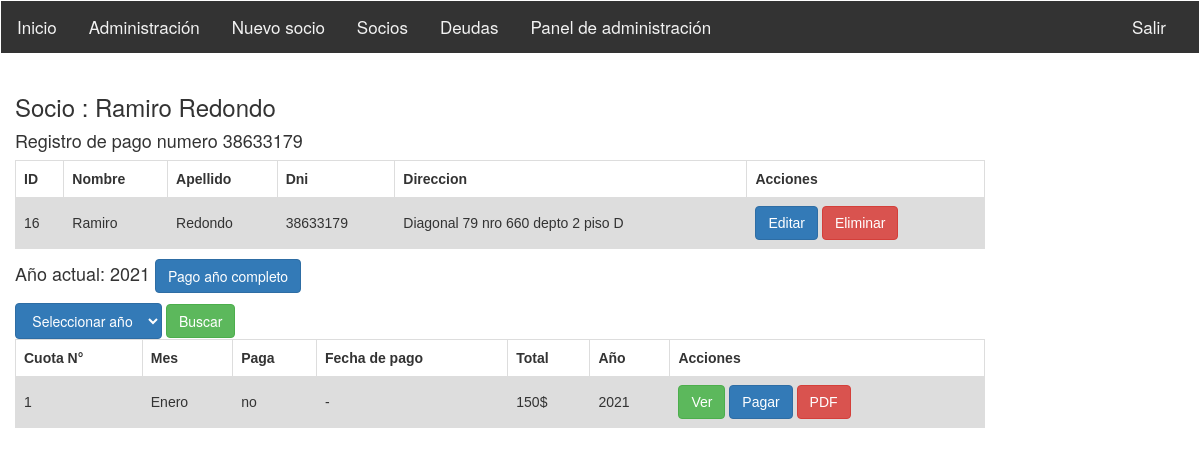
Screenshot of /sistemasocioscap/socio_detail/16/ (signed in) with the database file from the repository.
### sistemasocioscap/models.py (models this page shows)
class Socio (models.Model):
	dni = models.IntegerField ()
	nombre = models.CharField(max_length= 200)
	apellido = models.CharField (max_length = 200)
	fecha_nacimiento = models.DateField(null = True, blank=True)
	nrosocio = models.IntegerField(null = True, blank=True)
	direccion = models.CharField (max_length = 200)
	mail = models.EmailField(max_length=254, null=True)
	cbu = models.IntegerField (null=True)
	dar_baja = models.CharField(max_length=32,choices=[('si', 'Si'),('no', 'No')],null = True, blank=True)
	registro = models.OneToOneField(RegistroPagos, on_delete=models.SET_NULL, null = True, blank=True)
	cobrador = models.ForeignKey(Cobrador, on_delete=models.SET_NULL, null = True, blank=True)
  	def get_absolute_url(self):
    		return reverse ('socio-detail', args=[str(self.id)])

class RegistroPagos (models.Model):
	numeroregistro = models.CharField (max_length = 200, null=True, blank=True)
	def __str__(self):
    		return "Registro de pago"
  	def get_absolute_url(self):
    		return reverse ('RegistroPagos-detail', args=[str(self.id)])

class Cuota(models.Model):
	"""docstring for Cuota"""
	nrocuota = models.CharField (max_length = 200)
	mes = models.CharField (max_length = 200, null=True, blank=True)
	pago = models.CharField(max_length=32,choices=[('si', 'Si'),('no', 'No')], default="",null = True, blank=True)
	fecha_pago = models.DateField(null=True, blank=True)
	total = models.IntegerField (null=True)
	aniocuota = models.CharField (max_length = 200,null=True, blank=True)
	registro = models.ForeignKey('RegistroPagos', on_delete=models.SET_NULL, null=True, blank=True)
	socio = models.ForeignKey('Socio', on_delete=models.SET_NULL, null=True, blank=True)
	def __str__(self):
    		return self.nrocuota
  	def get_absolute_url(self):
    		return reverse ('cuota-detail', args=[str(self.id)])

### sistemasocioscap/views.py (the view)
# urls.py: url(r'^socio_detail/(?P<id_socio>\d+)/$', login_required(views.socio_detail), name='socio_detail'),
def socio_detail(request, id_socio):
    now = datetime.now()
    current_year = now.year
    socio = Socio.objects.get(id= id_socio)
    cuotas = Cuota.objects.filter(registro = socio.registro,aniocuota = current_year)
    anios = Anio.objects.all()
    queryset = request.GET.get("select_year")
    if queryset:
        cuots = Cuota.objects.filter(aniocuota__icontains = queryset, socio= socio)
        cuotas = cuots.extra( select={'nrocuota': 'CAST(nrocuota AS INTEGER)'}).order_by('nrocuota')
    else:
        cuots = Cuota.objects.filter(aniocuota = current_year, socio = socio)
        cuotas = cuots.extra( select={'nrocuota': 'CAST(nrocuota AS INTEGER)'}).order_by('nrocuota')
    return render (request, 'socio_detail.html',{'socio':socio, 'cuotas':cuotas,'anios':anios,'current_year':current_year})

### sistemasocioscap/templates/socio_detail.html (shortened to what this page needs)
{% extends "base_generic.html" %}
{% block content %}
<h3>
    Socio : {{ socio.nombre }} {{socio.apellido}}
</h3>
<h4>Registro de pago numero {{ socio.registro.numeroregistro }}</h4>
<table class="tablasocios" style="text-align:center;">
  {% if socio %}
  <tr>
    <th>ID</th>
    <th scope="row">Nombre</th>
    <th>Apellido</th>
    <th>Dni </th>
    <th>Direccion</th>
    <th>Acciones</th>
  </tr>
  <tr>
    <td>{{socio.id}}</td>
    <td>{{socio.nombre}}</td>
    <td>{{socio.apellido}}</td>
    <td>{{socio.dni}}</td>
    <td>{{socio.direccion}}</td>
    <td>
      <a class="btn btn-primary" href="{% url 'socio_editar' socio.id %}">Editar</a>
      <a class="btn btn-danger" href="{% url 'socio_eliminar' socio.id %}">Eliminar</a>
    </td>
  </tr>
  {% endif %}
</table>
<h4>Año actual: {{current_year}}  <a class="btn btn-primary" href="">Pago año completo</a></h4>
<form method="get">
    <select class="btn btn-primary" id="selectyear" name="select_year" >
        <option  value="" selected="selected">Seleccionar año</option>
      </select>
    <button type="submit" class="btn btn-success">Buscar</button>
  </form>
<table class="tablasocios" >
    {% if cuotas %}
    <tr>
      <th scope="row">Cuota N°</th>
      <th>Mes</th>
      <th>Paga</th>
      <th>Fecha de pago </th>
      <th>Total</th>
      <th>Año</th>
      <th>Acciones</th>
    </tr>
    {% for cuota in cuotas %}
    <tr>
      <td>{{cuota.nrocuota}}</td>
      <td>{{cuota.mes}}</td>
      <td>{{cuota.pago}}</td>
      {% if cuota.fecha_pago != None%}
      <td> {{cuota.fecha_pago }}</td>
      {% else %}
      <td>-</td>
      {% endif %}
      <td>{{cuota.total}}$</td>
      <td>{{cuota.aniocuota}}</td>
      <td>
        <a class="btn btn-success" href="{% url 'cuota_view' cuota.id socio.id %}">Ver</a>
        {% if cuota.pago == 'no' %}
        <a class="btn btn-primary" href="{% url 'cuota_pagar' cuota.id socio.id %}">Pagar</a>
        {% else %}
        <a class="btn btn-primary" href="{% url 'cuota_anular' cuota.id socio.id %}">Anular</a>
        {% endif %}
        <a class="btn btn-danger" href="{% url 'reporte_cuota' cuota.id socio.id %}">PDF</a>
      </td>
    </tr>
    {% endfor %}
    {% endif %}
  </table>
{% endblock %}
{% load static %}

### sistemasocioscap/templates/socio_detail.html (style rules this page uses)
table { font-family: arial, sans-serif; border-collapse: collapse; width: 100%; text-align: center; }
td, th { border: 1px solid #dddddd; text-align: left; padding: 8px; }
tr:nth-child(even) { background-color: #dddddd; }

### rows the page displays
Socio: nombre "Ramiro", apellido "Redondo", registro.numeroregistro "38633179", id "16", dni "38633179", direccion "Diagonal 79 nro 660 depto 2 piso D"
Cuota: nrocuota "1", mes "Enero", pago "no", total "150", aniocuota "2021", shows "Pagar"
